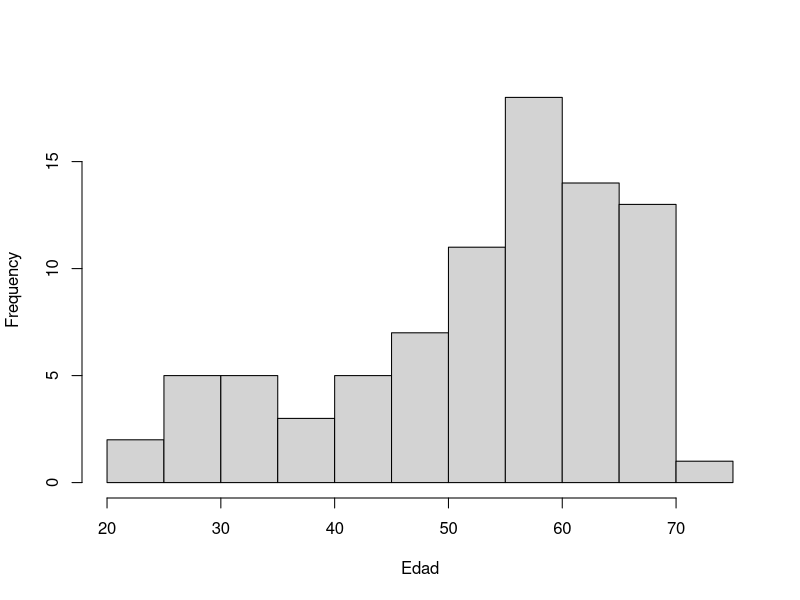

This chart was generated by the following R code:


# Exportacion de tabla de Artritis del paquete vcd
library(vcd)
head(Arthritis)
write.csv(x = Arthritis, file = "artritisFl.csv", quote = F, row.names = F)

library(tidyverse)
Arthritis %>%
  pull(Age) %>%
  hist(main = NA, xlab = "Edad")

Arthritis %>%
  mutate(
    AgeF =  cut(Age, br = seq(20, 80, 20))
  ) %>%
  xtabs(~ AgeF + Improved, data = ., subset = Treatment == "Placebo")


Arthritis %>%
  mutate(
    Age =  cut(Age, br = seq(20, 80, 20), 
               labels = c("(20 a 40]", "(40 a 60]", "(60 a 80]"))
  ) %>%
  select(-ID) %>%
  xtabs(~ ., data = .) %>%
  as.data.frame() %>%
  rename(n = Freq) %>%
  write_csv(file = "artritisFa.csv")



